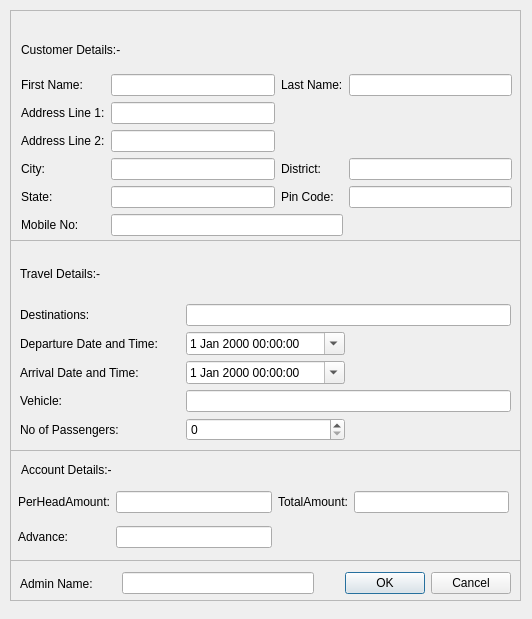
<?xml version="1.0" encoding="UTF-8"?>
<ui version="4.0">
 <class>AdvanceBooking</class>
 <widget class="QDialog" name="AdvanceBooking">
  <property name="geometry">
   <rect>
    <x>0</x>
    <y>0</y>
    <width>532</width>
    <height>619</height>
   </rect>
  </property>
  <property name="windowTitle">
   <string>Dialog</string>
  </property>
  <widget class="QFrame" name="frameTravelDetails">
   <property name="geometry">
    <rect>
     <x>10</x>
     <y>240</y>
     <width>511</width>
     <height>211</height>
    </rect>
   </property>
   <property name="frameShape">
    <enum>QFrame::StyledPanel</enum>
   </property>
   <property name="frameShadow">
    <enum>QFrame::Raised</enum>
   </property>
   <widget class="QWidget" name="layoutWidget">
    <property name="geometry">
     <rect>
      <x>10</x>
      <y>10</y>
      <width>491</width>
      <height>191</height>
     </rect>
    </property>
    <layout class="QGridLayout" name="gridLayout_2">
     <item row="4" column="0">
      <widget class="QLabel" name="labelVehicle">
       <property name="text">
        <string>Vehicle:</string>
       </property>
      </widget>
     </item>
     <item row="1" column="0">
      <widget class="QLabel" name="labelDestinations">
       <property name="text">
        <string>Destinations:</string>
       </property>
      </widget>
     </item>
     <item row="5" column="0">
      <widget class="QLabel" name="labelNoPassengers">
       <property name="text">
        <string>No of Passengers:</string>
       </property>
      </widget>
     </item>
     <item row="5" column="1">
      <widget class="QSpinBox" name="spinBoxNoPassengers">
       <property name="maximum">
        <number>1000</number>
       </property>
      </widget>
     </item>
     <item row="4" column="1" colspan="2">
      <widget class="QLineEdit" name="lineEditVehicle">
       <property name="clearButtonEnabled">
        <bool>true</bool>
       </property>
      </widget>
     </item>
     <item row="0" column="0">
      <widget class="QLabel" name="labelTravelDetails">
       <property name="text">
        <string>Travel Details:-</string>
       </property>
      </widget>
     </item>
     <item row="2" column="0">
      <widget class="QLabel" name="labelDepartureDateTime">
       <property name="text">
        <string>Departure Date and Time:</string>
       </property>
      </widget>
     </item>
     <item row="2" column="1">
      <widget class="QDateTimeEdit" name="dateTimeEditDeparture">
       <property name="calendarPopup">
        <bool>true</bool>
       </property>
      </widget>
     </item>
     <item row="3" column="0">
      <widget class="QLabel" name="labelArrivalDateTime">
       <property name="text">
        <string>Arrival Date and Time:</string>
       </property>
      </widget>
     </item>
     <item row="3" column="1">
      <widget class="QDateTimeEdit" name="dateTimeEditArrival">
       <property name="calendarPopup">
        <bool>true</bool>
       </property>
      </widget>
     </item>
     <item row="1" column="1" colspan="2">
      <widget class="QLineEdit" name="lineEditDestinations">
       <property name="clearButtonEnabled">
        <bool>true</bool>
       </property>
      </widget>
     </item>
    </layout>
   </widget>
  </widget>
  <widget class="QFrame" name="frameSubmission">
   <property name="geometry">
    <rect>
     <x>10</x>
     <y>560</y>
     <width>511</width>
     <height>41</height>
    </rect>
   </property>
   <property name="frameShape">
    <enum>QFrame::StyledPanel</enum>
   </property>
   <property name="frameShadow">
    <enum>QFrame::Raised</enum>
   </property>
   <widget class="QWidget" name="layoutWidget_2">
    <property name="geometry">
     <rect>
      <x>10</x>
      <y>10</y>
      <width>491</width>
      <height>27</height>
     </rect>
    </property>
    <layout class="QHBoxLayout" name="horizontalLayout">
     <item>
      <widget class="QLabel" name="labelAdminName">
       <property name="text">
        <string>Admin Name:       </string>
       </property>
      </widget>
     </item>
     <item>
      <widget class="QLineEdit" name="lineEditAdminName">
       <property name="clearButtonEnabled">
        <bool>true</bool>
       </property>
      </widget>
     </item>
     <item>
      <widget class="QDialogButtonBox" name="buttonBox">
       <property name="orientation">
        <enum>Qt::Horizontal</enum>
       </property>
       <property name="standardButtons">
        <set>QDialogButtonBox::Cancel|QDialogButtonBox::Ok</set>
       </property>
      </widget>
     </item>
    </layout>
   </widget>
  </widget>
  <widget class="QFrame" name="frameCustomerDetails">
   <property name="geometry">
    <rect>
     <x>10</x>
     <y>10</y>
     <width>511</width>
     <height>231</height>
    </rect>
   </property>
   <property name="frameShape">
    <enum>QFrame::StyledPanel</enum>
   </property>
   <property name="frameShadow">
    <enum>QFrame::Raised</enum>
   </property>
   <widget class="QWidget" name="layoutWidget_3">
    <property name="geometry">
     <rect>
      <x>11</x>
      <y>21</y>
      <width>491</width>
      <height>205</height>
     </rect>
    </property>
    <layout class="QGridLayout" name="gridLayout">
     <item row="0" column="0" colspan="2">
      <widget class="QLabel" name="labelCustomerDetails">
       <property name="text">
        <string>Customer Details:-</string>
       </property>
      </widget>
     </item>
     <item row="1" column="0">
      <widget class="QLabel" name="labelFirstName">
       <property name="text">
        <string>First Name:</string>
       </property>
      </widget>
     </item>
     <item row="1" column="1">
      <widget class="QLineEdit" name="lineEditFirstName">
       <property name="clearButtonEnabled">
        <bool>true</bool>
       </property>
      </widget>
     </item>
     <item row="1" column="3">
      <widget class="QLineEdit" name="lineEditLastName">
       <property name="clearButtonEnabled">
        <bool>true</bool>
       </property>
      </widget>
     </item>
     <item row="2" column="0">
      <widget class="QLabel" name="labelAddressLine1">
       <property name="text">
        <string>Address Line 1:</string>
       </property>
      </widget>
     </item>
     <item row="2" column="1">
      <widget class="QLineEdit" name="lineEditAddressLine1">
       <property name="clearButtonEnabled">
        <bool>true</bool>
       </property>
      </widget>
     </item>
     <item row="3" column="0">
      <widget class="QLabel" name="labelAddressLine2">
       <property name="text">
        <string>Address Line 2:</string>
       </property>
      </widget>
     </item>
     <item row="3" column="1">
      <widget class="QLineEdit" name="lineEditAddressLine2">
       <property name="clearButtonEnabled">
        <bool>true</bool>
       </property>
      </widget>
     </item>
     <item row="4" column="0">
      <widget class="QLabel" name="labelCity">
       <property name="text">
        <string>City:</string>
       </property>
      </widget>
     </item>
     <item row="4" column="1">
      <widget class="QLineEdit" name="lineEditCity">
       <property name="clearButtonEnabled">
        <bool>true</bool>
       </property>
      </widget>
     </item>
     <item row="4" column="2">
      <widget class="QLabel" name="labelDistrict">
       <property name="text">
        <string>District:</string>
       </property>
      </widget>
     </item>
     <item row="4" column="3">
      <widget class="QLineEdit" name="lineEditDistrict">
       <property name="clearButtonEnabled">
        <bool>true</bool>
       </property>
      </widget>
     </item>
     <item row="5" column="0">
      <widget class="QLabel" name="labelState">
       <property name="text">
        <string>State:</string>
       </property>
      </widget>
     </item>
     <item row="5" column="1">
      <widget class="QLineEdit" name="lineEditState">
       <property name="clearButtonEnabled">
        <bool>true</bool>
       </property>
      </widget>
     </item>
     <item row="5" column="2">
      <widget class="QLabel" name="labelPinCode">
       <property name="text">
        <string>Pin Code:</string>
       </property>
      </widget>
     </item>
     <item row="5" column="3">
      <widget class="QLineEdit" name="lineEditPinCode">
       <property name="inputMask">
        <string>000000</string>
       </property>
       <property name="clearButtonEnabled">
        <bool>true</bool>
       </property>
      </widget>
     </item>
     <item row="6" column="0">
      <widget class="QLabel" name="labelMobileNo">
       <property name="text">
        <string>Mobile No:</string>
       </property>
      </widget>
     </item>
     <item row="6" column="1" colspan="2">
      <widget class="QLineEdit" name="lineEditMobileNo">
       <property name="inputMask">
        <string>0000000000</string>
       </property>
       <property name="clearButtonEnabled">
        <bool>true</bool>
       </property>
      </widget>
     </item>
     <item row="1" column="2">
      <widget class="QLabel" name="labelLastName">
       <property name="text">
        <string>Last Name:</string>
       </property>
      </widget>
     </item>
    </layout>
   </widget>
  </widget>
  <widget class="QFrame" name="frameAccountDetails">
   <property name="geometry">
    <rect>
     <x>10</x>
     <y>450</y>
     <width>511</width>
     <height>111</height>
    </rect>
   </property>
   <property name="frameShape">
    <enum>QFrame::StyledPanel</enum>
   </property>
   <property name="frameShadow">
    <enum>QFrame::Raised</enum>
   </property>
   <widget class="QLabel" name="labelAccountDetails">
    <property name="geometry">
     <rect>
      <x>11</x>
      <y>11</y>
      <width>116</width>
      <height>17</height>
     </rect>
    </property>
    <property name="text">
     <string>Account Details:-</string>
    </property>
   </widget>
   <widget class="QWidget" name="layoutWidget_4">
    <property name="geometry">
     <rect>
      <x>8</x>
      <y>34</y>
      <width>491</width>
      <height>71</height>
     </rect>
    </property>
    <layout class="QGridLayout" name="gridLayout_3">
     <item row="0" column="2">
      <widget class="QLineEdit" name="lineEditPerHeadAmount">
       <property name="inputMask">
        <string/>
       </property>
       <property name="clearButtonEnabled">
        <bool>true</bool>
       </property>
      </widget>
     </item>
     <item row="1" column="0" colspan="2">
      <widget class="QLabel" name="labelAdvanceAmount">
       <property name="text">
        <string>Advance:</string>
       </property>
      </widget>
     </item>
     <item row="0" column="5">
      <widget class="QLineEdit" name="lineEditTotalAmount">
       <property name="readOnly">
        <bool>true</bool>
       </property>
       <property name="clearButtonEnabled">
        <bool>true</bool>
       </property>
      </widget>
     </item>
     <item row="0" column="3" colspan="2">
      <widget class="QLabel" name="labelTotalAmount">
       <property name="text">
        <string>TotalAmount:</string>
       </property>
      </widget>
     </item>
     <item row="1" column="2">
      <widget class="QLineEdit" name="lineEditAdvanceAmount">
       <property name="clearButtonEnabled">
        <bool>true</bool>
       </property>
      </widget>
     </item>
     <item row="0" column="0" colspan="2">
      <widget class="QLabel" name="labelPerHeadAmount">
       <property name="text">
        <string>PerHeadAmount:</string>
       </property>
      </widget>
     </item>
    </layout>
   </widget>
  </widget>
 </widget>
 <resources/>
 <connections>
  <connection>
   <sender>buttonBox</sender>
   <signal>accepted()</signal>
   <receiver>AdvanceBooking</receiver>
   <slot>accept()</slot>
   <hints>
    <hint type="sourcelabel">
     <x>419</x>
     <y>583</y>
    </hint>
    <hint type="destinationlabel">
     <x>265</x>
     <y>309</y>
    </hint>
   </hints>
  </connection>
  <connection>
   <sender>buttonBox</sender>
   <signal>rejected()</signal>
   <receiver>AdvanceBooking</receiver>
   <slot>reject()</slot>
   <hints>
    <hint type="sourcelabel">
     <x>419</x>
     <y>583</y>
    </hint>
    <hint type="destinationlabel">
     <x>265</x>
     <y>309</y>
    </hint>
   </hints>
  </connection>
 </connections>
</ui>
